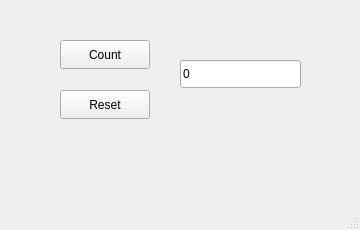
<?xml version="1.0" encoding="UTF-8"?>
<ui version="4.0">
 <class>MainWindow</class>
 <widget class="QMainWindow" name="MainWindow">
  <property name="geometry">
   <rect>
    <x>0</x>
    <y>0</y>
    <width>360</width>
    <height>230</height>
   </rect>
  </property>
  <property name="windowTitle">
   <string>Viikkoteht counter</string>
  </property>
  <widget class="QWidget" name="centralwidget">
   <widget class="QPushButton" name="countButton">
    <property name="geometry">
     <rect>
      <x>60</x>
      <y>40</y>
      <width>90</width>
      <height>29</height>
     </rect>
    </property>
    <property name="text">
     <string>Count</string>
    </property>
   </widget>
   <widget class="QPushButton" name="resetButton">
    <property name="geometry">
     <rect>
      <x>60</x>
      <y>90</y>
      <width>90</width>
      <height>29</height>
     </rect>
    </property>
    <property name="text">
     <string>Reset</string>
    </property>
   </widget>
   <widget class="QLineEdit" name="countEdit">
    <property name="geometry">
     <rect>
      <x>180</x>
      <y>60</y>
      <width>121</width>
      <height>28</height>
     </rect>
    </property>
    <property name="text">
     <string>0</string>
    </property>
   </widget>
  </widget>
  <widget class="QMenuBar" name="menubar">
   <property name="geometry">
    <rect>
     <x>0</x>
     <y>0</y>
     <width>360</width>
     <height>25</height>
    </rect>
   </property>
  </widget>
  <widget class="QStatusBar" name="statusbar"/>
 </widget>
 <resources/>
 <connections/>
</ui>
